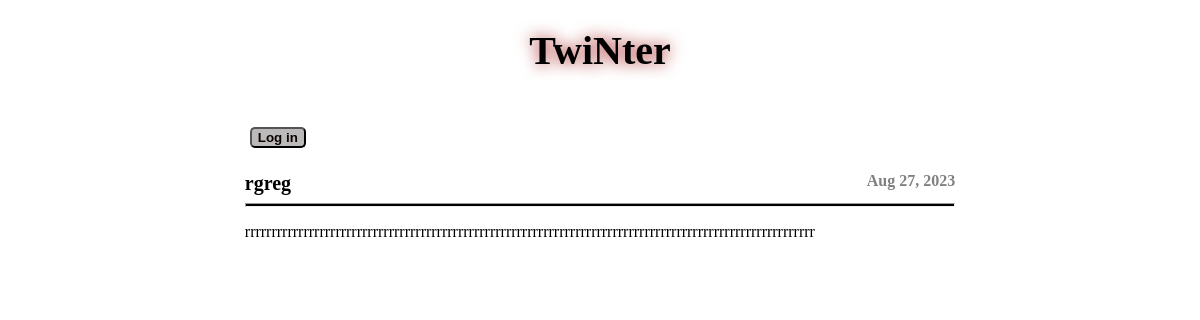
The app's page /blog/6 with its own data.
### index.py (models this page shows)
class Post(db.Model):
    id = db.Column(db.Integer, primary_key = True)
    subject = db.Column(db.String(100), unique = True)
    content = db.Column(db.Text, unique = True)
    user_id = db.Column(db.Integer, unique = False)
    created = db.Column(db.DateTime, default = datetime.utcnow)

### index.py (the view, shortened to what this page needs)
@app.route("/blog/<int:id>")
def permalink(id):
    t = jinja_env.get_template("permalink.html")
    posts = Post.query.order_by(Post.created).all()
    posts_id = []
    for post in posts:
        posts_id.append(post.id)
    if id in posts_id:
        posts = posts[id - 1]
        logging = "Log in"
        return t.render(posts=posts, logging=logging)
    return abort(404)

### templates/permalink.html (shortened to what this page needs)
<!DOCTYPE html>
<html lang="en">
<head>
</head>
<body>
    <a href="/blog"><h1>TwiNter</h1></a>
    <div class="user">
        <h4>{{ name_of_the_user }} <a href="/logout"><input type="submit" value="{{ logging }}" style="background-color: rgb(187, 185, 185); color: rgb(11, 1, 1);border-radius: 5px; cursor: pointer; font-weight: 600; margin-left: 5px; position: absolute;"></a></h4>
    </div>
    <br>
    <div class="post">
        <div class="subjectAndDate">
            {% if posts.subject|length < 17 %}
                <div class="subject">{{ posts.subject }}<t>{{ user_post }}</t></div>
            {% else %}
                <div class="subject">{{ posts.subject[0:17] + "..."}}<t>{{ user_post }}</t></div>
            {% endif %}
            <div class="date">{{ posts.created.date().strftime("%b %d, %Y") }}</div>
        </div>
        <hr>
        <p style="white-space: pre-wrap; word-wrap: break-word;">{{ posts.content }}</p>
    </div>
</body>
</html>

### templates/permalink.html (style rules this page uses)
h1 { display: flex; justify-content: center; text-shadow: 0px 0px 16px #a11717; }
a { color: black; text-decoration: none; font-size: 20px; }
.post { margin-inline: 20%; }
.subjectAndDate { display: flex; justify-content: space-between; font-weight: bold; }
.subject { font-size: 20px; }
hr { height: 2px; background-color: black; }
.date { text-align: right; color: grey; }
.user { display: flex; margin-left: 20%; }
h4 { font-size: 20px; }
p { font-family: cursive; }

### records on screen
Post: subject "rgreg", created "Aug 27, 2023", content "rrrrrrrrrrrrrrrrrrrrrrrrrrrrrrrrrrrrrrrrrrrrrrrrrrrrrrrrrrrrrrrrrrrrrrrrrrrrrrrrrrrrrrrrrrrrrrrrrrrrrrrrrrr"
